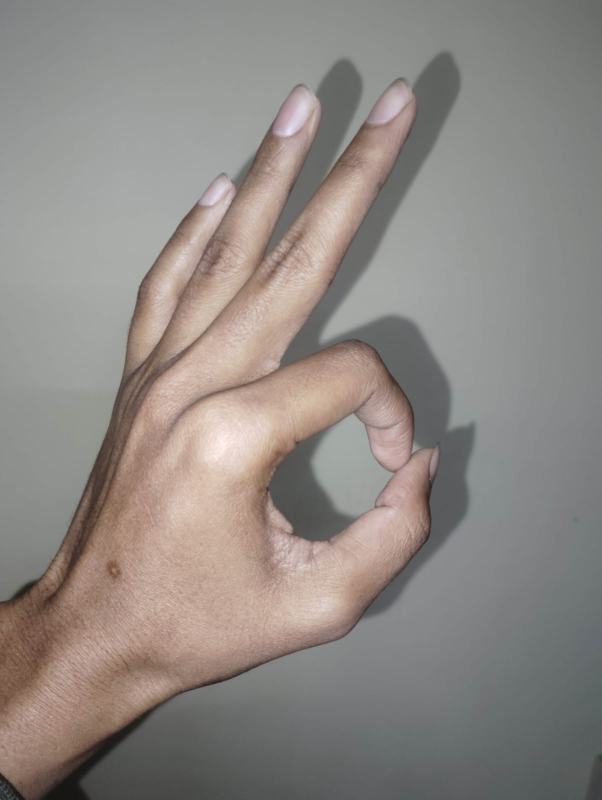
#> input picture Sample_image_ee655_A2.jpeg, 1204 x 1600 px, found by its file name (shown at 1/2 size)
$ jupyter execute --allow-errors EE655Assignment2_solution.ipynb   (shell and % lines are left out)
#> lines starting #> are read from the running program, lines starting #| are printed output that depends on the picture
[cell 1]
# Install mediapipe

[cell 2]
# Download the model

[cell 3]
# Mount drive to upload image

from google.colab import drive
#> (the rest of this cell did not finish here and is left out)

[cell 4]
# Import dependencies and define functions for landmark

import mediapipe as mp
import numpy as np

mp_hands = mp.tasks.vision.HandLandmarksConnections
mp_drawing = mp.tasks.vision.drawing_utils
mp_drawing_styles = mp.tasks.vision.drawing_styles

MARGIN = 10  # pixels
FONT_SIZE = 1
FONT_THICKNESS = 1
HANDEDNESS_TEXT_COLOR = (88, 205, 54) # vibrant green

# [31 lines left out: function draw_landmarks_on_image, not called in this run]

[cell 5]
# Upload the image

import cv2
from google.colab.patches import cv2_imshow

img = cv2.imread('/content/drive/MyDrive/EE655/Assignments/Sample_image_ee655_A2.jpeg')
#> img is the input picture: shape (1600, 1204, 3); mean B, G, R 132, 136.6, 143.1
img = cv2.resize(img,(400,400))
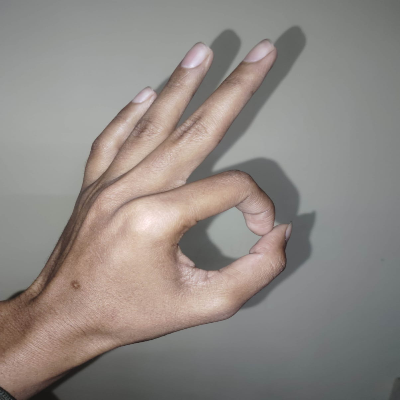
#> img: shape (400, 400, 3); mean B, G, R 132, 136.5, 143
cv2_imshow(img)
